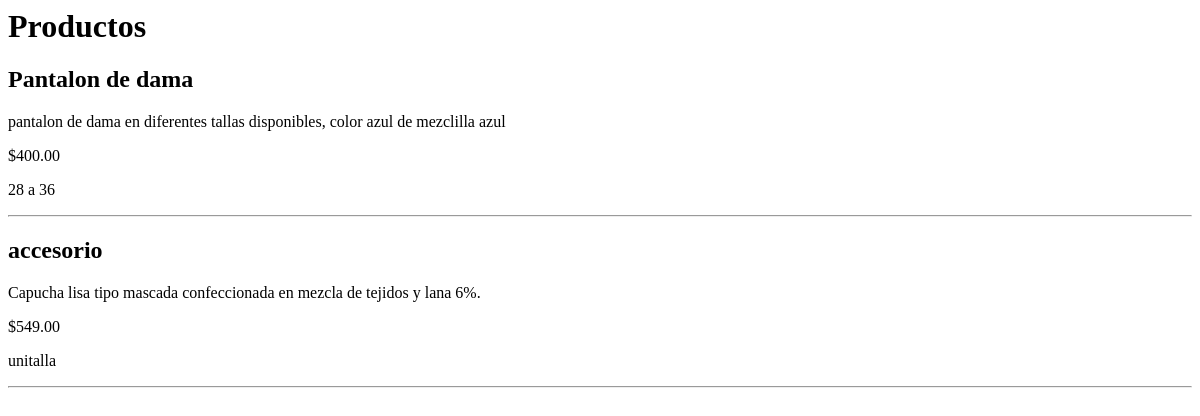
/mujeres/, run on an earlier commit of the app's database.
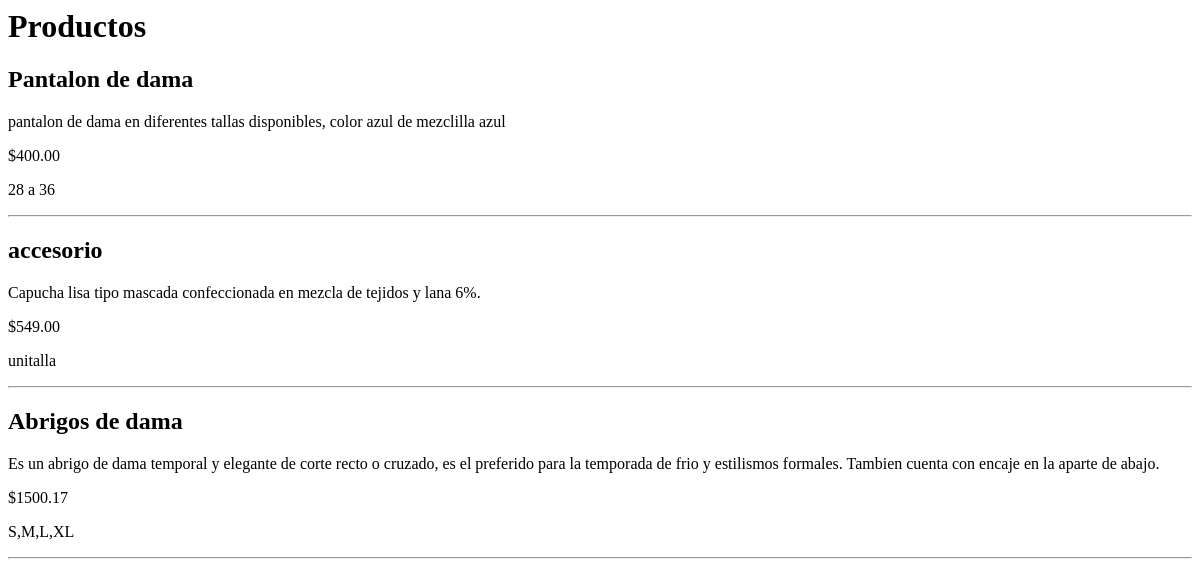
And on a later commit of the database.
### tienda/models.py (models this page shows, shortened)
class Producto(models.Model):
    CATEGORIAS = [
        ('Hombre', 'Hombre'),
        ('Mujer', 'Mujer'),
        ('Niña', 'Niña'),
        ('Niño', 'Niño'),
    ]
    nombre = models.CharField(max_length=100)
    descripcion = models.TextField()
    precio = models.DecimalField(max_digits=10, decimal_places=2)
    talla = models.CharField(max_length=10)
    stock = models.IntegerField()
    categoria = models.CharField(max_length=20, choices=CATEGORIAS)
    imagen = models.ImageField(upload_to='productos/', null=True, blank=True)

### tienda/views.py (the view)
# urls.py: path('mujeres/', views.mujeres, name='mujeres'),
def mujeres(request):
    productos = Producto.objects.filter(categoria='Mujer')
    return render(request, 'mujeres.html', {'productos': productos})

### tienda/templates/mujeres.html
<h1>Productos</h1>
{% for producto in productos %}
<h2>{{ producto.nombre }}</h2>
<p>{{ producto.descripcion }}</p>
<p>${{ producto.precio }}</p>
<p>{{ producto.talla }}</p>
<hr>
{% endfor %}

What changed in the data, as far as the page shows it:
added Producto: nombre "Abrigos de dama", descripcion "Es un abrigo de dama temporal y elegante de corte recto o cruzado, es el preferido para la temporada de frio y estilismos formales. Tambien cuenta con encaje en la aparte de abajo.", precio "1500.17", talla "S,M,L,XL"
